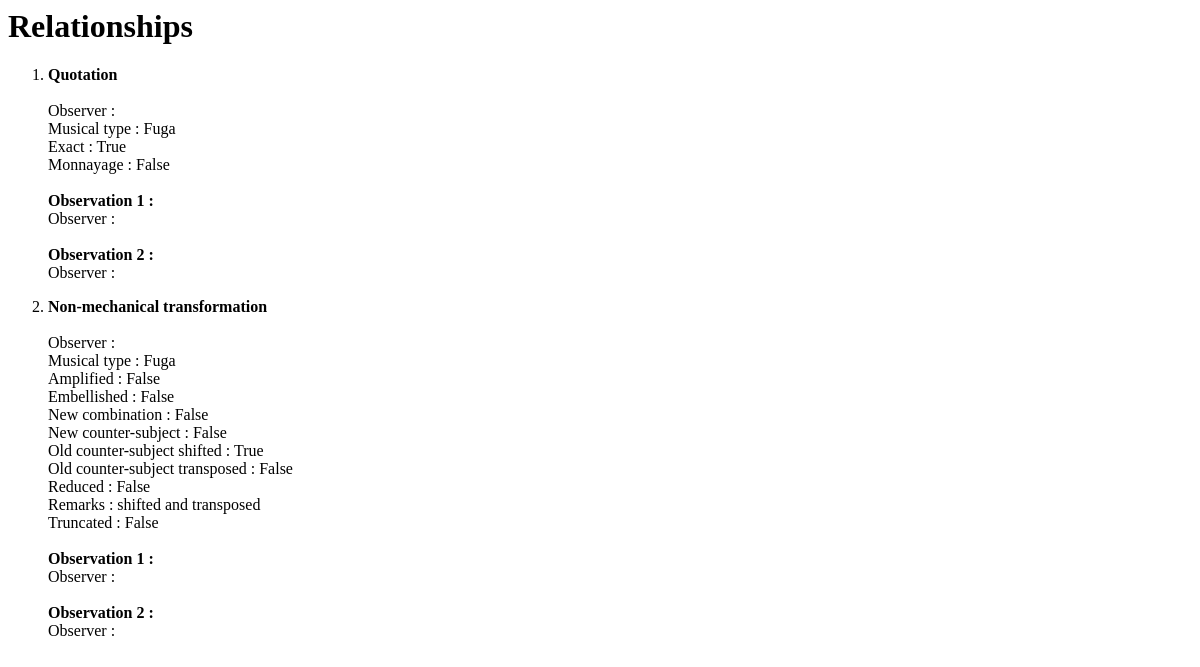
Before: /relationships/ with the older database file.
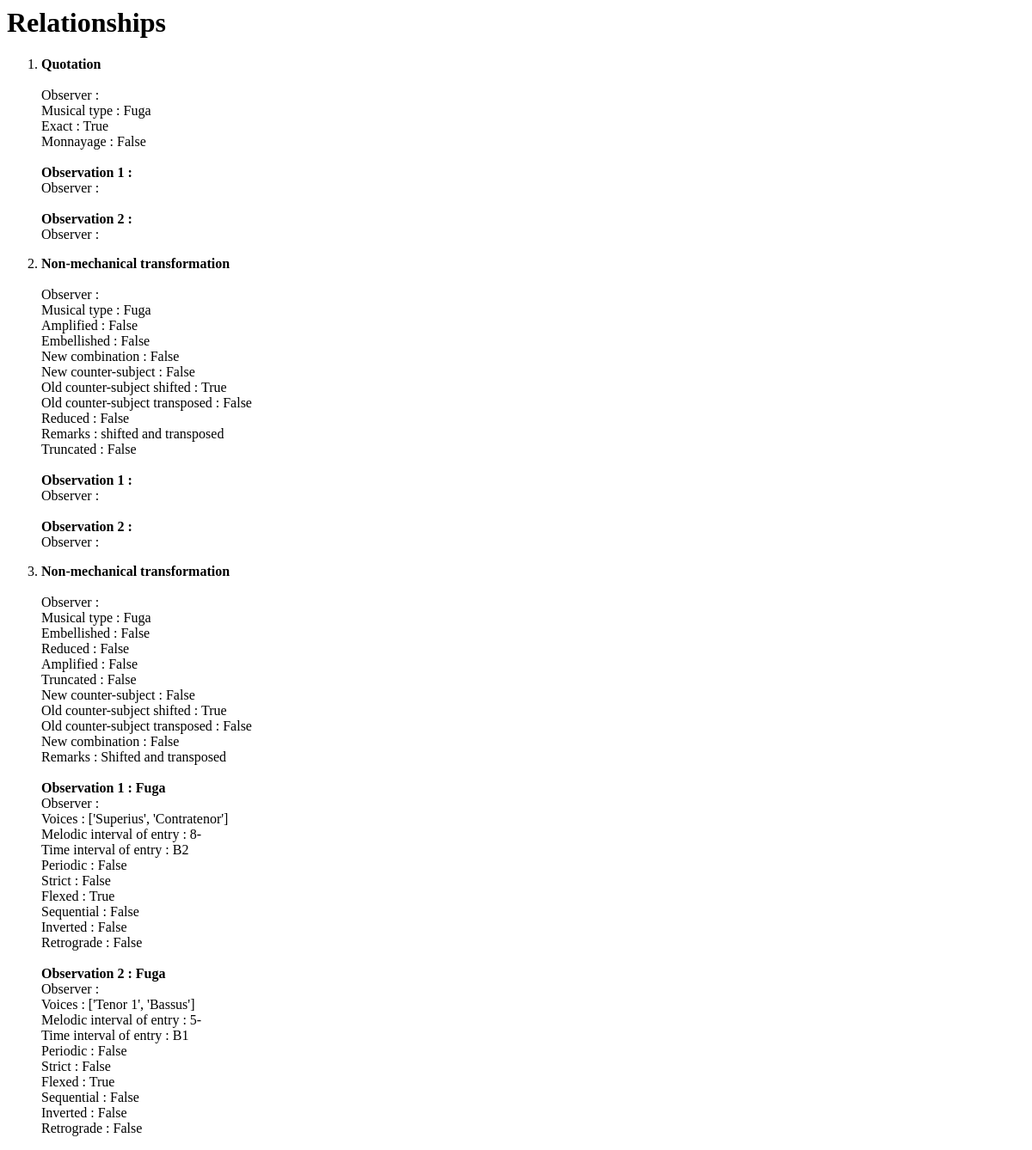
After: the same page with the newer database file.
### crim/models/relationship.py (models this page shows, shortened)
class CRIMRelationship(models.Model):
    class Meta:
        app_label = 'crim'
        verbose_name = 'Relationship'
        verbose_name_plural = 'Relationships'
    model_observation = models.ForeignKey(
        'CRIMObservation',
        on_delete=models.CASCADE,
        db_index=True,
        related_name='observations_as_model',
        null=True
    )
    derivative_observation = models.ForeignKey(
        'CRIMObservation',
        on_delete=models.CASCADE,
        db_index=True,
        related_name='observations_as_derivative',
        null=True
    )
    observer = models.CharField(max_length=128, blank=True)
    musical_type = models.CharField(max_length=128, blank=True)
    relationship_type = models.CharField(max_length=128, blank=True)
    details = JSONField(null=True)

### crim/models/observation.py (models this page shows, shortened)
class CRIMObservation(models.Model):
    class Meta:
        app_label = 'crim'
        verbose_name = 'Observation'
        verbose_name_plural = 'Observations'
    observer = models.CharField(max_length=128, blank=True)
    musical_type = models.CharField(max_length=128, blank=True)
    details = JSONField(null=True)

### crim/views/relationship.py (the view, shortened to what this page needs)
# urls.py: path('relationships/', RelationshipList.as_view(), name='crimrelationship-list'),
class RelationshipList(APIView):
    renderer_classes = [TemplateHTMLRenderer]
    template_name = 'relationship_list.html'
    def get(self, request, format=None):
        relationships = CRIMRelationship.objects.all()
        return Response({'relationships': relationships}, template_name='relationship_list.html')

### crim/templates/relationship_list.html
<html><body>
    <h1>Relationships</h1>
    <ol>
        {% for relationship in relationships %}
            <p><li><b>{{ relationship.relationship_type }}</b></li>
            <br>Observer : {{ relationship.observer }}
            <br>Musical type : {{ relationship.musical_type }}
            {% for key, value in relationship.details.items %}
                <br>{{ key }} : {{ value }}
            {% endfor %}
            <br><br><b>Observation 1 : {{ relationship.model_observation.musical_type }}</b>
            <br>Observer : {{ relationship.model_observation.observer }}
            {% for key, value in relationship.model_observation.details.items %}
                <br> {{ key }} : {{ value }}
            {% endfor %}
            <br><br><b>Observation 2 : {{ relationship.derivative_observation.musical_type }}</b>
            <br>Observer : {{ relationship.derivative_observation.observer }}
            {% for key, value in relationship.derivative_observation.details.items %}
                <br> {{ key }} : {{ value }}
            {% endfor %}
            </p>
        {% endfor %}
    </ol>
</body></html>

Changed rows visible on the page:
added CRIMRelationship: relationship_type "Non-mechanical transformation", musical_type "Fuga", details "Embellished" "Reduced" "Amplified" "Truncated" "New counter-subject" "Old counter-subject shifted" "Old counter-subject transposed" "New combination" "Remarks", details "False" "False" "False" "False" "False" "True" "False" "False" "Shifted and transposed", model_observation.musical_type "Fuga", details "Voices" "Melodic interval of entry" "Time interval of entry" "Periodic" "Strict" "Flexed" "Sequential" "Inverted" "Retrograde", details "['Superius', 'Contratenor']" "8-" "B2" "False" "False" "True" "False" "False" "False", derivative_observation.musical_type "Fuga", details "Voices" "Melodic interval of entry" "Time interval of entry" "Periodic" "Strict" "Flexed" "Sequential" "Inverted" "Retrograde", details "['Tenor 1', 'Bassus']" "5-" "B1" "False" "False" "True" "False" "False" "False"
